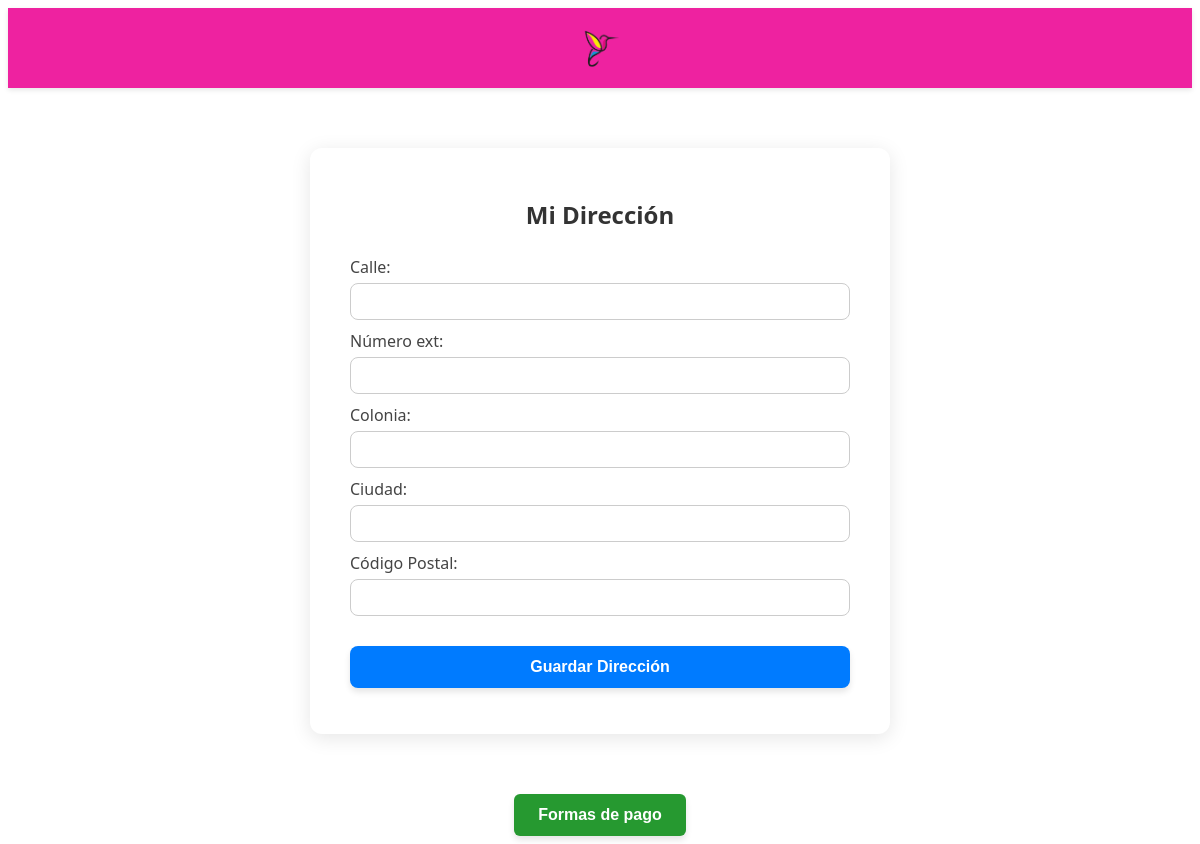
The page /Perfil/Perfil.php (signed in) on the database as committed earlier.
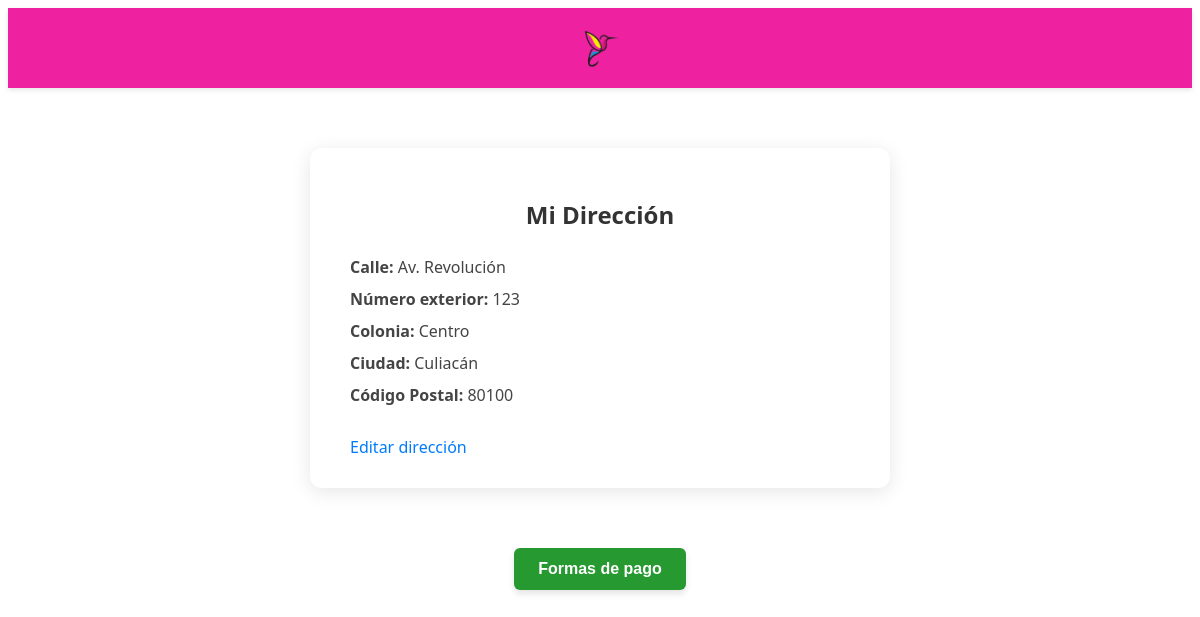
The same page on the database as committed later.
### tables this page shows
CREATE TABLE direccion(
id_direccion INT NOT NULL PRIMARY KEY AUTO_INCREMENT,
codigo_postal VARCHAR(5),
calle VARCHAR(20),
num_ext INT,
colonia VARCHAR(50),
ciudad VARCHAR(20),
estado VARCHAR(50),
id_cliente INT NOT NULL,
CONSTRAINT fk_cliente_direccion FOREIGN KEY (id_cliente) REFERENCES cliente(id_cliente)
);

### Perfil/Perfil.php (the view, shortened to what this page needs)
<?php
include '../Nav.php';
include '../BD/ConexionBD.php';
$id_usuario = $_SESSION['id_usuario'];
$query_cliente = "SELECT id_cliente FROM cliente WHERE id_usuario = ?";
$stmt = $conn->prepare($query_cliente);
$stmt->bind_param("i", $id_usuario);
$stmt->execute();
$result = $stmt->get_result();
if ($row = $result->fetch_assoc()) {
    $id_cliente = $row['id_cliente'];
    $query_direccion = "SELECT * FROM direccion WHERE id_cliente = ?";
    $stmt2 = $conn->prepare($query_direccion);
    $stmt2->bind_param("i", $id_cliente);
    $stmt2->execute();
    $direccion_result = $stmt2->get_result();
    $direccion = $direccion_result->num_rows > 0 ? $direccion_result->fetch_assoc() : null;
}
?>
<!DOCTYPE html>
<html lang="es">
<head>
    <link rel="stylesheet" href="Perfil.css">
</head>
<body>
<div class="direccion-container">
    <h2>Mi Dirección</h2>
    <?php if ($direccion): ?>
        <p><strong>Calle:</strong> <?= htmlspecialchars($direccion['calle']) ?></p>
        <p><strong>Número exterior:</strong> <?= $direccion['num_ext'] ?></p>
        <p><strong>Colonia:</strong> <?= htmlspecialchars($direccion['colonia']) ?></p>
        <p><strong>Ciudad:</strong> <?= htmlspecialchars($direccion['ciudad']) ?></p>
        <p><strong>Código Postal:</strong> <?= $direccion['codigo_postal'] ?></p>
        <a class="edit-link" href="editar_direccion.php">Editar dirección</a>
    <?php else: ?>
        <form method="POST" action="guardar_direccion.php">
            <label>Calle:
                <input type="text" name="calle" required>
            </label>
            <label>Número ext:
                <input type="number" name="num_ext" required>
            </label>
            <label>Colonia:
                <input type="text" name="colonia" required>
            </label>
            <label>Ciudad:
                <input type="text" name="ciudad" required>
            </label>
            <label>Código Postal:
                <input type="text" name="codigo_postal" maxlength="5" required>
            </label>
            <input class="btn" type="submit" value="Guardar Dirección">
        </form>
    <?php endif; ?>
</div>
<div class="btn-container">
  <button class="btn" onclick="window.location.href='Formas_pago.php'">Formas de pago</button>
</div>
</body>
</html>

### Nav/nav.php (shortened to what this page needs)
<nav>
    <div class="hm-header">
        <div class="container">
            <div class="header-menu">
                <div class="hm-logo">
                    <a href="#">
                        <img src="acc_logo.png" alt="Logo">
                    </a>
                </div>
            </div>
        </div>
    </div>
</nav>

### BD/ConexionBD.php (shortened to what this page needs)
<!DOCTYPE html>
<html lang="en">
<head>
</head>
<body>
</body>
</html>

### Perfil/Perfil.css (style rules this page uses)
.direccion-container { max-width: 500px; margin: 60px auto; background: #fff; padding: 30px 40px; border-radius: 12px; box-shadow: 0 4px 20px rgba(0,0,0,0.1); font-family: 'Segoe UI', sans-serif; }
.direccion-container h2 { text-align: center; margin-bottom: 25px; color: #333; }
.direccion-container p, .direccion-container label { font-size: 16px; margin: 10px 0; color: #444; display: block; }
.direccion-container .edit-link { display: inline-block; margin-top: 20px; text-align: center; color: #007bff; text-decoration: none; }
.direccion-container input[type="text"], .direccion-container input[type="number"] { width: 100%; padding: 10px; margin-top: 5px; border: 1px solid #ccc; border-radius: 8px; box-sizing: border-box; }
.direccion-container .btn { margin-top: 20px; width: 100%; padding: 12px; background-color: #007bff; color: white; border: none; border-radius: 8px; cursor: pointer; font-size: 16px; }

### Nav/nav.php (style rules this page uses)
.hm-header { background: #ee22a0; padding: 15px 0; text-align: center; box-shadow: 0 2px 5px rgba(0, 0, 0, 0.1); }
.hm-logo img { height: 50px; }

### Perfil/Perfil.php (style rules this page uses)
.btn-container { display: flex; justify-content: center; margin-top: 20px; }
.btn { background-color: rgb(38, 153, 48); color: white; border: none; padding: 12px 24px; font-size: 16px; font-weight: 600; border-radius: 6px; cursor: pointer; transition: background-color 0.3s ease, box-shadow 0.3s ease; box-shadow: 0 4px 6px rgba(0,0,0,0.1); }

Rows that differ between the two databases and show on the page:
added direccion: calle "Av. Revolución", num_ext "123", colonia "Centro", ciudad "Culiacán", codigo_postal "80100"
Other text that changed with them:
form field value: "Guardar Dirección" → (not shown)
text no longer shown: "Número ext:"
text now shown: "Número exterior: Editar dirección"
